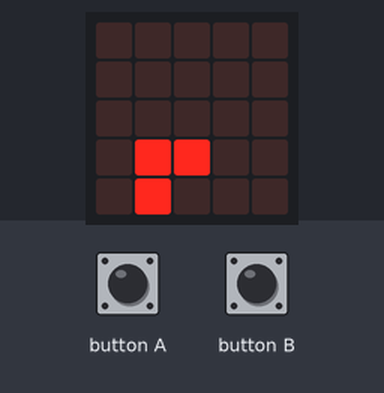
Bench run of a program on a simulated BBC micro:bit (MakeCode). On the bench: the board's 5×5 LED display. The inputs (shaded band) are chosen by the test bench. Random numbers come from a fixed seed; the short countdown, score and lost-life animations are approximate; the run ends where the board's game-over animation would start. At 5.7 s the program stops and its outputs stay as they are.

Above: at 1.2 s.
1.3 s: button B pressed for 0.15 s
At 1.9 s:
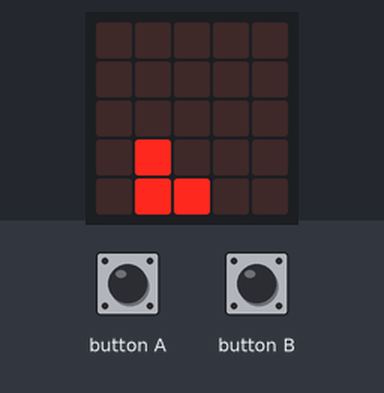
At 6.7 s:
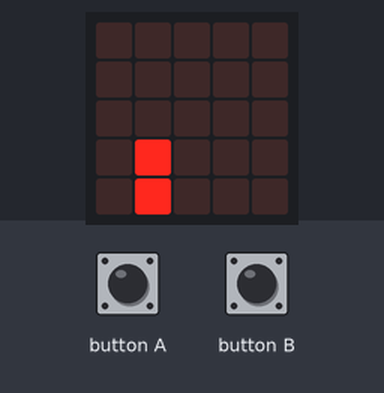
Timing chart, 0 to 7.2 s (numbered marks = the images above; inputs shaded):
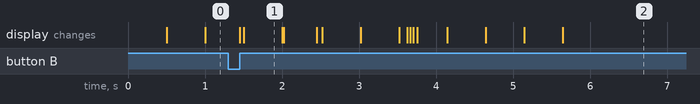

The program:

main.ts
```typescript
function introJuego () {
    basic.showLeds(`
        . . . # #
        . . # # #
        . # # # .
        # # # # .
        . # . # .
        `)
    basic.pause(200)
    basic.showLeds(`
        . . . # #
        . . # # #
        . # # # .
        # # # # #
        . # . . .
        `)
    basic.pause(200)
    basic.showLeds(`
        . . . # #
        . . # # #
        . # # # .
        # # # # .
        . # . # .
        `)
    basic.pause(200)
    basic.clearScreen()
    basic.showString("Go!")
}
// Salta el dino
input.onButtonPressed(Button.A, function () {
    cabezaDino.change(LedSpriteProperty.Y, -1)
    cuerpoDino.change(LedSpriteProperty.Y, -1)
    basic.pause(1000)
    cuerpoDino.change(LedSpriteProperty.Y, 1)
    cabezaDino.change(LedSpriteProperty.Y, 1)
})
// Con este bn se agacha el dino. Lo que se debe hacer es cambiar la coordenada de la cabeza
input.onButtonPressed(Button.B, function () {
    cabezaDino.change(LedSpriteProperty.Y, 1)
    cabezaDino.change(LedSpriteProperty.X, 1)
    basic.pause(1000)
    cabezaDino.change(LedSpriteProperty.Y, -1)
    cabezaDino.change(LedSpriteProperty.X, -1)
})
let obstaculo: game.LedSprite = null
let cuerpoDino: game.LedSprite = null
let cabezaDino: game.LedSprite = null
cabezaDino = game.createSprite(1, 3)
cuerpoDino = game.createSprite(1, 4)
game.setScore(0)
game.setLife(2)
basic.forever(function () {
    obstaculo = game.createSprite(4, randint(3, 4))
    for (let index = 0; index < 4; index++) {
        basic.pause(500)
        obstaculo.change(LedSpriteProperty.X, -1)
        if (obstaculo.isTouching(cuerpoDino) || obstaculo.isTouching(cabezaDino)) {
            basic.pause(100)
            game.removeLife(1)
            obstaculo.delete()
        }
    }
    if (obstaculo.isTouchingEdge()) {
        obstaculo.delete()
    }
})
```

test.ts
```typescript
// aquí va el archivo "tests"; esto no se compilará cuando este paquete se utilice como una extensión.
```

Measured:
- what the display in image 1 shows lasts 0.5 s, from 1.5 s to 2.0 s
